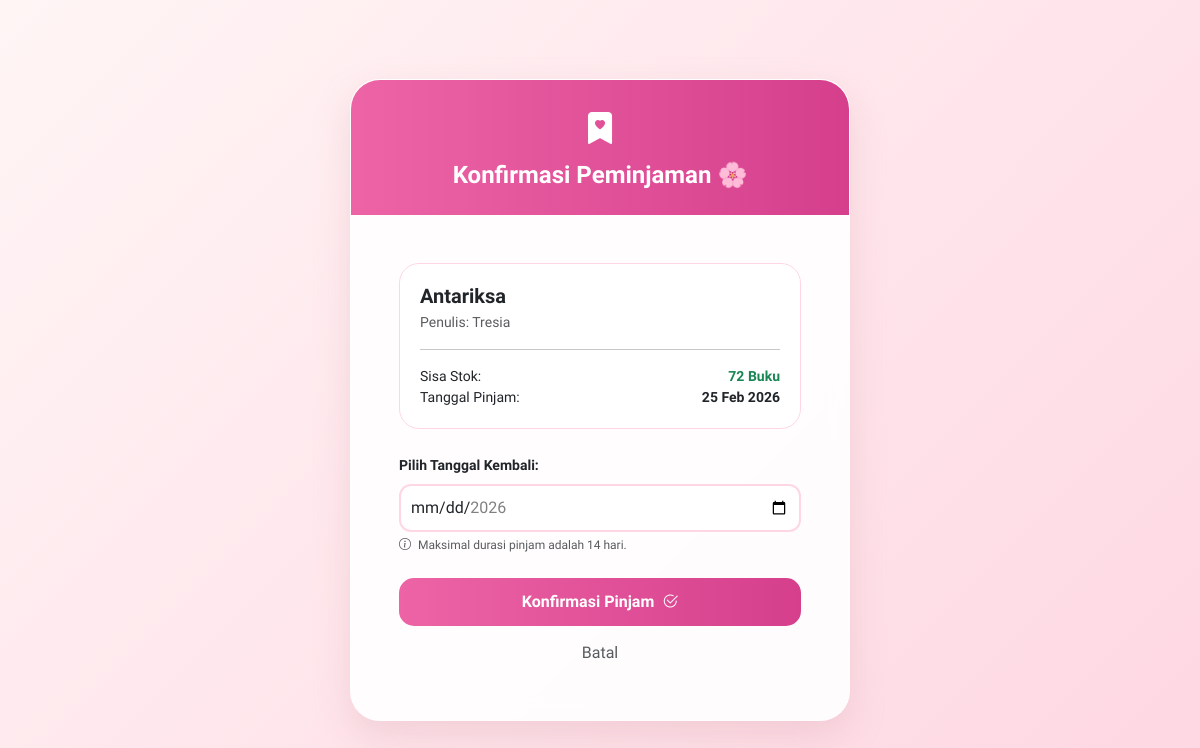
The page /peminjam/pinjam_buku.php?id=17 (signed in) on the database as committed earlier.
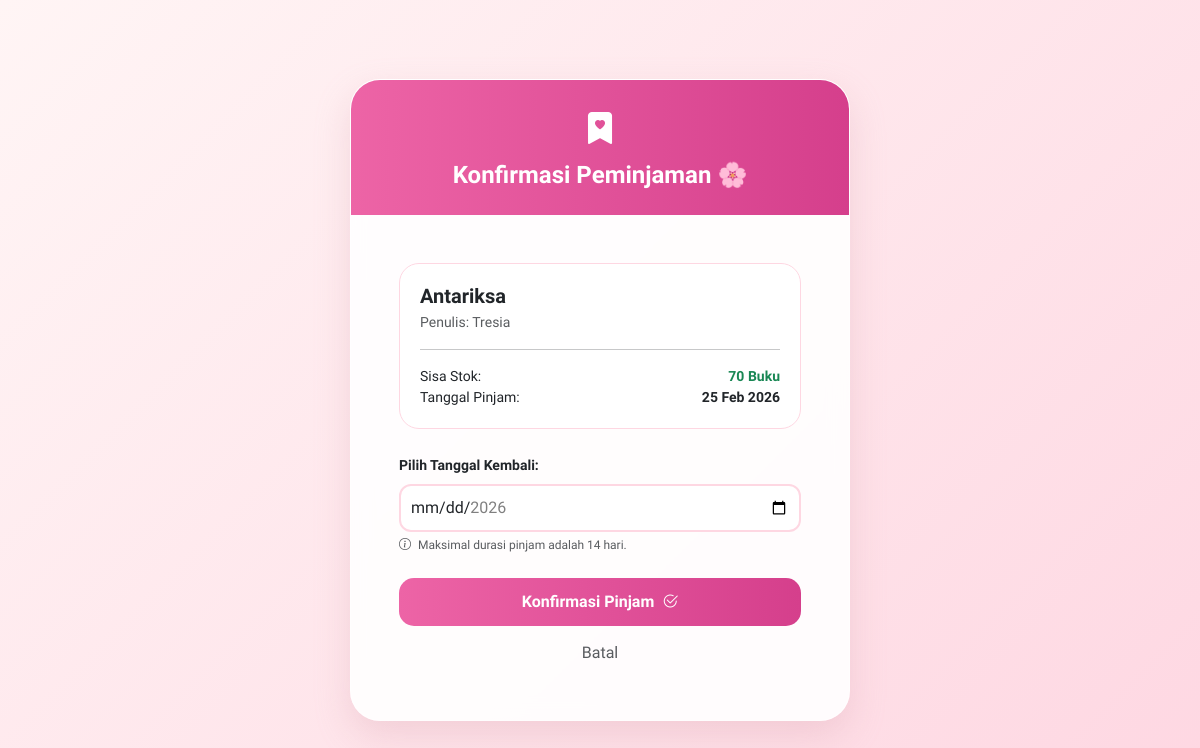
The same page on the database as committed later.
### tables this page shows
CREATE TABLE `buku` (
  `id_buku` int(11) NOT NULL,
  `judul` varchar(255) NOT NULL,
  `penulis` varchar(255) NOT NULL,
  `penerbit` varchar(255) NOT NULL,
  `tahun_terbit` int(11) NOT NULL,
  `stok` int(11) DEFAULT 0
);

### peminjam/pinjam_buku.php (the view, shortened to what this page needs)
<?php
include '../config/koneksi.php';
$id_buku = mysqli_real_escape_string($koneksi, $_GET['id']);
$query_buku = mysqli_query($koneksi, "SELECT * FROM buku WHERE id_buku = '$id_buku'");
$buku = mysqli_fetch_array($query_buku);
?>
<!DOCTYPE html>
<html lang="id">
<head>
    <link href="https://cdn.jsdelivr.net/npm/bootstrap@5.3.0/dist/css/bootstrap.min.css" rel="stylesheet">
    <link rel="stylesheet" href="https://cdn.jsdelivr.net/npm/bootstrap-icons@1.11.1/font/bootstrap-icons.css">
</head>
<body>
<div class="confirm-card">
    <div class="card-header-sakura">
        <i class="bi bi-bookmark-heart-fill fs-2"></i>
        <h4 class="fw-bold mb-0 mt-2">Konfirmasi Peminjaman 🌸</h4>
    </div>
    <div class="p-4 p-md-5">
        <div class="book-detail-box mb-4">
            <h5 class="fw-bold text-dark mb-1"><?= $buku['judul'] ?></h5>
            <p class="text-muted small mb-2">Penulis: <?= $buku['penulis'] ?></p>
            <hr class="opacity-25">
            <div class="d-flex justify-content-between small">
                <span>Sisa Stok:</span>
                <span class="fw-bold text-success"><?= $buku['stok'] ?> Buku</span>
            </div>
            <div class="d-flex justify-content-between small">
                <span>Tanggal Pinjam:</span>
                <span class="fw-bold"><?= date('d M Y') ?></span>
            </div>
        </div>
        <form method="POST">
            <div class="mb-4">
                <label class="form-label small fw-bold text-sakura">Pilih Tanggal Kembali:</label>
                <input type="date" name="tgl_kembali" class="form-control" required
                       min="<?= date('Y-m-d', strtotime('+1 day')) ?>"
                       max="<?= date('Y-m-d', strtotime('+14 days')) ?>">
                <div class="form-text" style="font-size: 0.75rem;">
                    <i class="bi bi-info-circle me-1"></i> Maksimal durasi pinjam adalah 14 hari.
                </div>
            </div>
            <div class="d-grid gap-2">
                <button type="submit" name="submit_pinjam" class="btn btn-sakura">
                    Konfirmasi Pinjam <i class="bi bi-check2-circle ms-1"></i>
                </button>
                <a href="index.php" class="btn btn-link text-decoration-none text-muted small">Batal</a>
            </div>
        </form>
    </div>
</div>
</body>
</html>

Rows that differ between the two databases and show on the page:
changed buku "Antariksa": stok "72" → "70"
